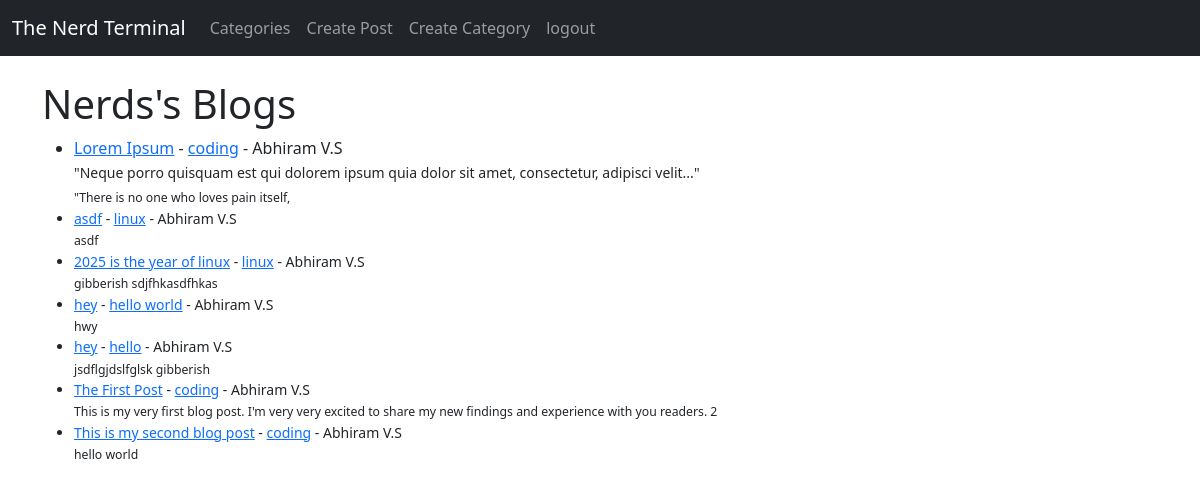
The app's page / (signed in) with its own data.
### myblog/models.py (models this page shows, shortened)
class Post(models.Model):
    title = models.CharField(max_length=255)
    title_tag = models.CharField(max_length=255)
    author = models.ForeignKey(User, on_delete=models.CASCADE)
    body = models.TextField()
    post_date = models.DateField(auto_now_add=True)
    category = models.CharField(max_length=100, default='coding')
    likes = models.ManyToManyField(User, related_name='blog_post')

### myblog/views.py (the view)
# urls.py: path('', HomeView.as_view(), name="home"),
class HomeView(ListView):
    model = Post
    template_name = 'home.html'
    ordering = ['-post_date']
    def get_context_data(self, *args, **kwargs):
        cat_menu = Category.objects.all()
        context = super(HomeView, self).get_context_data(*args, **kwargs)
        context["cat_menu"] = cat_menu
        return context

### myblog/models.py (called while the page is built)
    def __str__(self):
        return self.name

### myblog/templates/home.html (shortened to what this page needs)
{% extends 'base.html' %}
{% block content %}
    <h1>Nerds's Blogs</h1>
    <ul>
        {% for post in object_list %}
        <li>
            <a href="{% url 'article-view' post.pk %}">{{ post.title }}</a> - <a href="{% url 'category' post.category|slugify %}">{{ post.category }}</a> - {{ post.author.first_name }} {{ post.author.last_name }}
            <small>
                <br>
                {{ post.body|slice:":150"|safe }}
            </small>
        </li>
    {% endfor %}
    </ul>
{% endblock %}

### records on screen
Post: title "Lorem Ipsum", category "coding", author.first_name "Abhiram", author.last_name "V.S", body "\"Neque porro quisquam est qui dolorem ipsum quia dolor sit amet, consectetur, adipisci velit...\" \"There is no one who loves pain itself,"
Post: title "asdf", category "linux", author.first_name "Abhiram", author.last_name "V.S", body "asdf"
Post: title "2025 is the year of linux", category "linux", author.first_name "Abhiram", author.last_name "V.S", body "gibberish sdjfhkasdfhkas"
Post: title "hey", category "hello world", author.first_name "Abhiram", author.last_name "V.S", body "hwy"
Post: title "hey", category "hello", author.first_name "Abhiram", author.last_name "V.S", body "jsdflgjdslfglsk gibberish"
Post: title "The First Post", category "coding", author.first_name "Abhiram", author.last_name "V.S", body "This is my very first blog post. I'm very very excited to share my new findings and experience with you readers. 2"
Post: title "This is my second blog post", category "coding", author.first_name "Abhiram", author.last_name "V.S", body "hello world"
